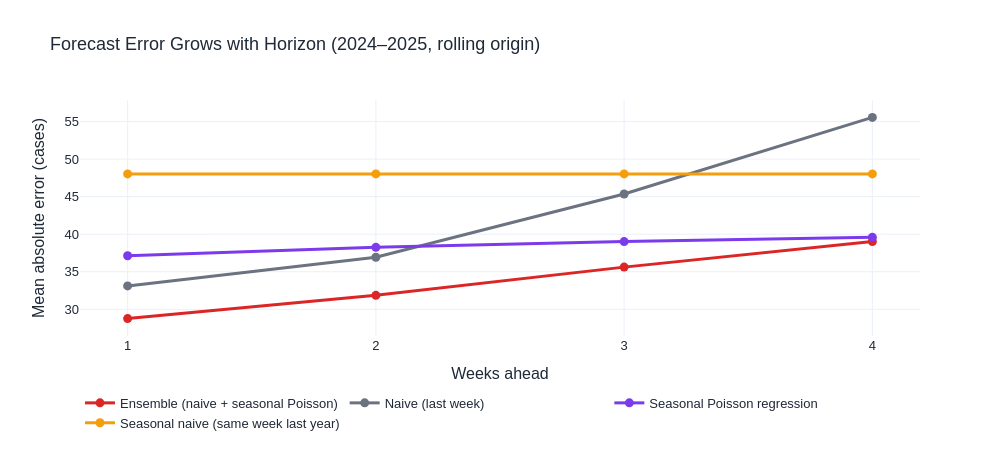

This figure's notebook cell:
### Markdown cell above
## Step 4 — Baselines, a Seasonal Model and an Ensemble (Rolling-Origin Evaluation)

At every week from January 2023, each method is trained only on data available up to that week and forecasts 1–4 weeks ahead. Forecasts are scored against the eventual counts, separately for a normal year (2024) and the outbreak year (2025). Skill is the percentage reduction in mean absolute error relative to the naive baseline.

### Code cell
# Lesson 19 — Step 4: Baselines, a seasonal model and an ensemble — tested on the future only
from sklearn.linear_model import PoissonRegressor

y = series.set_index("onset_week")["cases"].astype(float)
last_complete = y.index[-1] - pd.Timedelta(weeks=4)          # targets must be fully reported to score

def season_X(dates):
    """Trend + yearly seasonal waves (Fourier terms: 3 pairs of sine/cosine)."""
    t = (dates - y.index[0]).days.to_numpy() / 7
    w = 2 * np.pi * t / 52.18
    return np.column_stack([t / 52] + [f(k * w) for k in (1, 2, 3) for f in (np.sin, np.cos)])

def point_forecasts(train, horizons=4):
    """1- to 4-week-ahead forecasts from four methods, using only data up to the forecast date."""
    future = train.index[-1] + pd.to_timedelta(7 * np.arange(1, horizons + 1), "D")
    seasonal = PoissonRegressor(alpha=1e-4, max_iter=1000).fit(season_X(train.index), train.values) \
                                                          .predict(season_X(future))
    naive = np.repeat(train.iloc[-1], horizons)
    return future, {
        "Naive (last week)": naive,
        "Seasonal naive (same week last year)": y.reindex(future - pd.Timedelta(weeks=52)).to_numpy(),
        "Seasonal Poisson regression": seasonal,
        "Ensemble (naive + seasonal Poisson)": (naive + seasonal) / 2,
    }

# --- Rolling-origin evaluation: every week from 2023, forecast the next 1–4 weeks ---
rows = []
for origin in y.index[(y.index >= "2023-01-02") & (y.index < last_complete)]:
    future, preds = point_forecasts(y[y.index <= origin])
    for model, values in preds.items():
        for h, (target, pred) in enumerate(zip(future, values), start=1):
            if target <= last_complete:
                rows.append((origin, h, target, model, pred, y[target]))
fc = pd.DataFrame(rows, columns=["origin", "horizon", "target", "model", "pred", "actual"])
fc["period"] = np.where(fc["target"].dt.year == 2025, "2025 (outbreak year)",
                        np.where(fc["target"].dt.year == 2024, "2024 (normal year)", "2023 (warm-up)"))
print(f"{len(fc):,} forecasts from {fc['origin'].nunique()} weekly forecast dates (1–4 weeks ahead, 4 methods)")

scored = fc[fc["period"] != "2023 (warm-up)"].assign(abs_error=lambda d: (d["pred"] - d["actual"]).abs())
mae = scored.pivot_table(index="model", columns="period", values="abs_error", aggfunc="mean")
naive_mae = mae.loc["Naive (last week)"]
skill = (1 - mae / naive_mae) * 100
print("\nMEAN ABSOLUTE ERROR (cases per week), 1–4 weeks ahead:")
display(mae.round(1).sort_values("2024 (normal year)"))
print("SKILL vs NAIVE BASELINE (% lower error; negative = worse than the baseline):")
display(skill.round(0).sort_values("2024 (normal year)", ascending=False))

# --- Figure: error grows with horizon ---
by_h = scored.groupby(["model", "horizon"])["abs_error"].mean().reset_index()
colors = {"Naive (last week)": "#6B7280", "Seasonal naive (same week last year)": "#F59E0B",
          "Seasonal Poisson regression": "#7C3AED", "Ensemble (naive + seasonal Poisson)": "#DC2626"}
fig = go.Figure()
for model, d in by_h.groupby("model"):
    fig.add_trace(go.Scatter(x=d["horizon"], y=d["abs_error"], name=model, mode="lines+markers",
                             line=dict(color=colors[model], width=3), marker=dict(size=9),
                             hovertemplate=f"<b>{model}</b><br>%{{x}}-week ahead: MAE %{{y:.1f}}<extra></extra>"))
fig.update_layout(**HOUSE, title="Forecast Error Grows with Horizon (2024–2025, rolling origin)",
                  height=450, width=1000, xaxis=dict(title="Weeks ahead", dtick=1),
                  yaxis_title="Mean absolute error (cases)",
                  legend=dict(orientation="h", yanchor="top", y=-0.22, xanchor="left", x=0))
fig.show()

### Figure 1 — Plotly figure (JSON) as saved in the notebook; plotly's stock layout.template omitted (floating-point values rounded to 4 significant figures)
{"data": [{"hovertemplate": "<b>Ensemble (naive + seasonal Poisson)</b><br>%{x}-week ahead: MAE %{y:.1f}<extra></extra>", "line": {"color": "#DC2626", "width": 3}, "marker": {"size": 9}, "mode": "lines+markers", "name": "Ensemble (naive + seasonal Poisson)", "type": "scatter", "x": [1, 2, 3, 4], "y": [28.77, 31.86, 35.62, 39.03]}, {"hovertemplate": "<b>Naive (last week)</b><br>%{x}-week ahead: MAE %{y:.1f}<extra></extra>", "line": {"color": "#6B7280", "width": 3}, "marker": {"size": 9}, "mode": "lines+markers", "name": "Naive (last week)", "type": "scatter", "x": [1, 2, 3, 4], "y": [33.12, 36.94, 45.35, 55.55]}, {"hovertemplate": "<b>Seasonal Poisson regression</b><br>%{x}-week ahead: MAE %{y:.1f}<extra></extra>", "line": {"color": "#7C3AED", "width": 3}, "marker": {"size": 9}, "mode": "lines+markers", "name": "Seasonal Poisson regression", "type": "scatter", "x": [1, 2, 3, 4], "y": [37.13, 38.26, 39.02, 39.58]}, {"hovertemplate": "<b>Seasonal naive (same week last year)</b><br>%{x}-week ahead: MAE %{y:.1f}<extra></extra>", "line": {"color": "#F59E0B", "width": 3}, "marker": {"size": 9}, "mode": "lines+markers", "name": "Seasonal naive (same week last year)", "type": "scatter", "x": [1, 2, 3, 4], "y": [48.03, 48.03, 48.03, 48.03]}], "layout": {"font": {"color": "#1F2937", "family": "Arial", "size": 13}, "height": 450, "hoverlabel": {"bgcolor": "white", "bordercolor": "#9CA3AF", "font": {"color": "#111827", "size": 12}}, "legend": {"orientation": "h", "x": 0, "xanchor": "left", "y": -0.22, "yanchor": "top"}, "title": {"text": "Forecast Error Grows with Horizon (2024–2025, rolling origin)"}, "width": 1000, "xaxis": {"dtick": 1, "title": {"text": "Weeks ahead"}}, "yaxis": {"title": {"text": "Mean absolute error (cases)"}}}}
